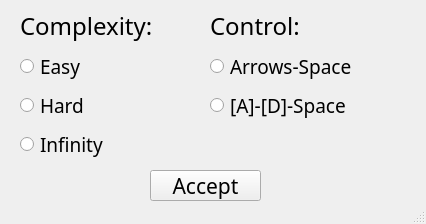
<?xml version="1.0" encoding="UTF-8"?>
<ui version="4.0">
 <class>Settings</class>
 <widget class="QMainWindow" name="Settings">
  <property name="geometry">
   <rect>
    <x>0</x>
    <y>0</y>
    <width>426</width>
    <height>224</height>
   </rect>
  </property>
  <property name="windowTitle">
   <string>MainWindow</string>
  </property>
  <widget class="QWidget" name="centralwidget">
   <widget class="QWidget" name="formLayoutWidget">
    <property name="geometry">
     <rect>
      <x>20</x>
      <y>50</y>
      <width>171</width>
      <height>111</height>
     </rect>
    </property>
    <layout class="QFormLayout" name="formLayout">
     <item row="1" column="0">
      <widget class="QRadioButton" name="ez">
       <property name="font">
        <font>
         <family>Snap ITC</family>
         <pointsize>14</pointsize>
        </font>
       </property>
       <property name="text">
        <string>Easy</string>
       </property>
      </widget>
     </item>
     <item row="2" column="0">
      <widget class="QRadioButton" name="hard">
       <property name="font">
        <font>
         <family>Snap ITC</family>
         <pointsize>14</pointsize>
        </font>
       </property>
       <property name="text">
        <string>Hard</string>
       </property>
      </widget>
     </item>
     <item row="3" column="0">
      <widget class="QRadioButton" name="inf">
       <property name="font">
        <font>
         <family>Snap ITC</family>
         <pointsize>14</pointsize>
        </font>
       </property>
       <property name="text">
        <string>Infinity</string>
       </property>
      </widget>
     </item>
    </layout>
   </widget>
   <widget class="QLabel" name="label">
    <property name="geometry">
     <rect>
      <x>20</x>
      <y>10</y>
      <width>171</width>
      <height>31</height>
     </rect>
    </property>
    <property name="font">
     <font>
      <family>Snap ITC</family>
      <pointsize>18</pointsize>
      <weight>50</weight>
      <bold>false</bold>
      <underline>false</underline>
     </font>
    </property>
    <property name="mouseTracking">
     <bool>true</bool>
    </property>
    <property name="text">
     <string>Complexity:</string>
    </property>
    <property name="textFormat">
     <enum>Qt::AutoText</enum>
    </property>
   </widget>
   <widget class="QPushButton" name="pushButton">
    <property name="geometry">
     <rect>
      <x>150</x>
      <y>170</y>
      <width>111</width>
      <height>31</height>
     </rect>
    </property>
    <property name="font">
     <font>
      <family>Ink Free</family>
      <pointsize>16</pointsize>
     </font>
    </property>
    <property name="text">
     <string>Accept</string>
    </property>
   </widget>
   <widget class="QWidget" name="formLayoutWidget_2">
    <property name="geometry">
     <rect>
      <x>210</x>
      <y>50</y>
      <width>201</width>
      <height>111</height>
     </rect>
    </property>
    <layout class="QFormLayout" name="formLayout_2">
     <item row="2" column="0">
      <widget class="QRadioButton" name="control2">
       <property name="font">
        <font>
         <family>Snap ITC</family>
         <pointsize>14</pointsize>
        </font>
       </property>
       <property name="text">
        <string>[A]-[D]-Space</string>
       </property>
      </widget>
     </item>
     <item row="1" column="0">
      <widget class="QRadioButton" name="control1">
       <property name="font">
        <font>
         <family>Snap ITC</family>
         <pointsize>14</pointsize>
        </font>
       </property>
       <property name="text">
        <string>Arrows-Space</string>
       </property>
      </widget>
     </item>
    </layout>
   </widget>
   <widget class="QLabel" name="label_2">
    <property name="geometry">
     <rect>
      <x>210</x>
      <y>10</y>
      <width>111</width>
      <height>31</height>
     </rect>
    </property>
    <property name="font">
     <font>
      <family>Snap ITC</family>
      <pointsize>18</pointsize>
      <weight>50</weight>
      <bold>false</bold>
      <underline>false</underline>
     </font>
    </property>
    <property name="text">
     <string>Control:</string>
    </property>
   </widget>
  </widget>
  <widget class="QStatusBar" name="statusbar"/>
 </widget>
 <resources/>
 <connections/>
</ui>
